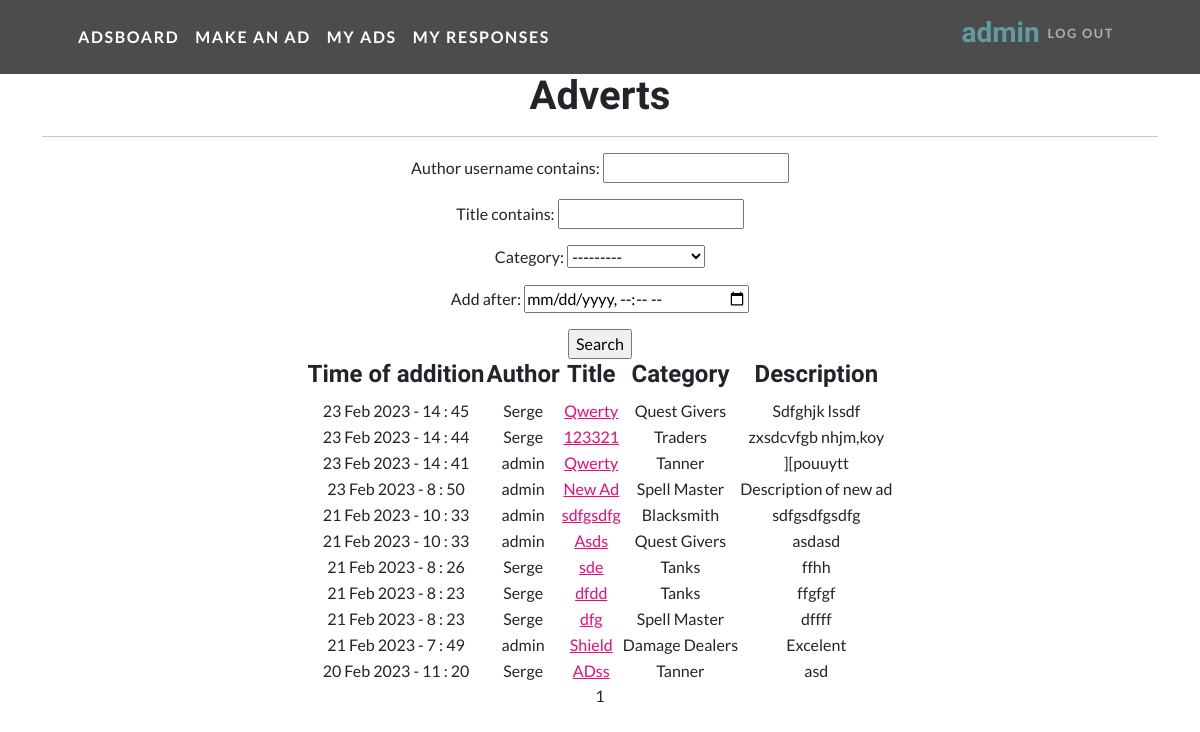
Screenshot of /adsboard/ (signed in) with the database file from the repository.
### ads/models.py (models this page shows, shortened)
class Advert(models.Model):
    TS = 'Tanks'
    HS = 'Healers'
    DD = 'Damage Dealers'
    TD = 'Traders'
    GM = 'Guild Masters'
    QG = 'Quest Givers'
    BS = 'Blacksmith'
    TN = 'Tanner'
    PM = 'Potion Master'
    SM = 'Spell Master'
    CATEGORY_TYPES = [
        (TS, 'Tanks'),
        (HS, 'Healers'),
        (DD, 'Damage Dealers'),
        (TD, 'Traders'),
        (GM, 'Guild Masters'),
        (QG, 'Quest Givers'),
        (BS, 'Blacksmith'),
        (TN, 'Tanner'),
        (PM, 'Potion Master'),
        (SM, 'Spell Master')
    ]
    author = models.ForeignKey(User, on_delete=models.CASCADE)
    title = models.CharField(max_length=63)
    category = models.CharField(max_length=20, choices=CATEGORY_TYPES, default=TS)
    time_add = models.DateTimeField(auto_now_add=True)
    short_resp = models.CharField(max_length=255)
    content = RichTextUploadingField(config_name='default')
    def get_absolute_url(self):
        return reverse('ad', args=[str(self.id)])

### ads/views.py (the view)
# urls.py: path('', AdsList.as_view(), name='ads'),
class AdsList(ListView):
    model = Advert
    ordering = '-time_add'
    template_name = 'ads.html'
    context_object_name = 'ads'
    paginate_by = 20
    def get_queryset(self):
        queryset = super().get_queryset()
        self.filterset = AdFilter(self.request.GET, queryset)
        return self.filterset.qs
    def get_context_data(self, **kwargs):
        context = super().get_context_data(**kwargs)
        context['filterset'] = self.filterset
        return context

### templates/ads.html (shortened to what this page needs)
{% extends 'flatpages/default.html' %}
{% load filters_stat %}
{% block content %}
<h1>Adverts</h1>
<hr>
{% if ads %}
   <form action="" method="get">
        {{ filterset.form.as_p }}
       <input type="submit" value="Search" />
   </form>
    <table align="center">
         <tr>
             <td><h4>Time of addition   </h4></td>
             <td><h4>Author   </h4></td>
             <td><h4>Title   </h4></td>
             <td><h4>Category   </h4></td>
             <td><h4>Description   </h4></td>
         </tr>
         {% for a in ads %}
         <tr>
             <td>{{ a.time_add|date:'d M Y - G : i' }}</td>
             <td>{{ a.author}}</td>
             <td><a href="{{a.get_absolute_url}}">{{ a.title}}</a></td>
             <td>{{ a.category}}</td>
             <td>{{ a.short_resp}}</td>
         <tr>
         {% endfor %}
    </table>
{% else %}
    <h2>There are no ads</h2>
{% endif %}
   {{ page_obj.number }}
{% endblock content %}

### templates/flatpages/default.html (shortened to what this page needs)
<!DOCTYPE html>
{% load static %}
<html lang="en">
    <head>
        <link href="{% static 'css/styles.css' %}" rel="stylesheet" />
    </head>
    <body id="page-top">
        <nav class="navbar navbar-expand-lg navbar-dark navbar-custom fixed-top">
            <div class="container px-5">
                <a class="navbar-brand" href="/adsboard/">Adsboard</a>
                {% if request.user.is_authenticated %}
                <a class="navbar-brand" href="/adsboard/create">Make an ad</a>
                <a class="navbar-brand" href="/adsboard/profile">My ads</a>
                <a class="navbar-brand" href="/adsboard/user_resp/">My responses</a>
                {% endif %}
                <div class="collapse navbar-collapse" id="navbarResponsive">
                    <ul class="navbar-nav ms-auto">
                        {% if request.user.is_authenticated %}
                        <h3 style="color: #5e9ca0;">{{ request.user.username }}</h3>
                        <li class="nav-item"><a class="nav-link" href="/accounts/logout">Log Out</a></li>
                        {% endif %}
                    </ul>
                </div>
            </div>
        </nav>
    </body>
<br>
<br>
<br>
        <div class="container">
           <div class="row">
               <div class="col-lg-12 text-center">
                   {% block content %}{% endblock content %}
               </div>
           </div>
        </div>
</html>

### rows the page displays
Advert: time_add "23 Feb 2023 - 14 : 45", author "Serge", title "Qwerty", category "Quest Givers", short_resp "Sdfghjk lssdf"
Advert: time_add "23 Feb 2023 - 14 : 44", author "Serge", title "123321", category "Traders", short_resp "zxsdcvfgb nhjm,koy"
Advert: time_add "23 Feb 2023 - 14 : 41", author "admin", title "Qwerty", category "Tanner", short_resp "][pouuytt"
Advert: time_add "23 Feb 2023 - 8 : 50", author "admin", title "New Ad", category "Spell Master", short_resp "Description of new ad"
Advert: time_add "21 Feb 2023 - 10 : 33", author "admin", title "sdfgsdfg", category "Blacksmith", short_resp "sdfgsdfgsdfg"
Advert: time_add "21 Feb 2023 - 10 : 33", author "admin", title "Asds", category "Quest Givers", short_resp "asdasd"
Advert: time_add "21 Feb 2023 - 8 : 26", author "Serge", title "sde", category "Tanks", short_resp "ffhh"
Advert: time_add "21 Feb 2023 - 8 : 23", author "Serge", title "dfdd", category "Tanks", short_resp "ffgfgf"
Advert: time_add "21 Feb 2023 - 8 : 23", author "Serge", title "dfg", category "Spell Master", short_resp "dffff"
Advert: time_add "21 Feb 2023 - 7 : 49", author "admin", title "Shield", category "Damage Dealers", short_resp "Excelent"
Advert: time_add "20 Feb 2023 - 11 : 20", author "Serge", title "ADss", category "Tanner", short_resp "asd"

### other values shown
{{ request.user.username }} "admin"
{{ page_obj.number }} "1"
